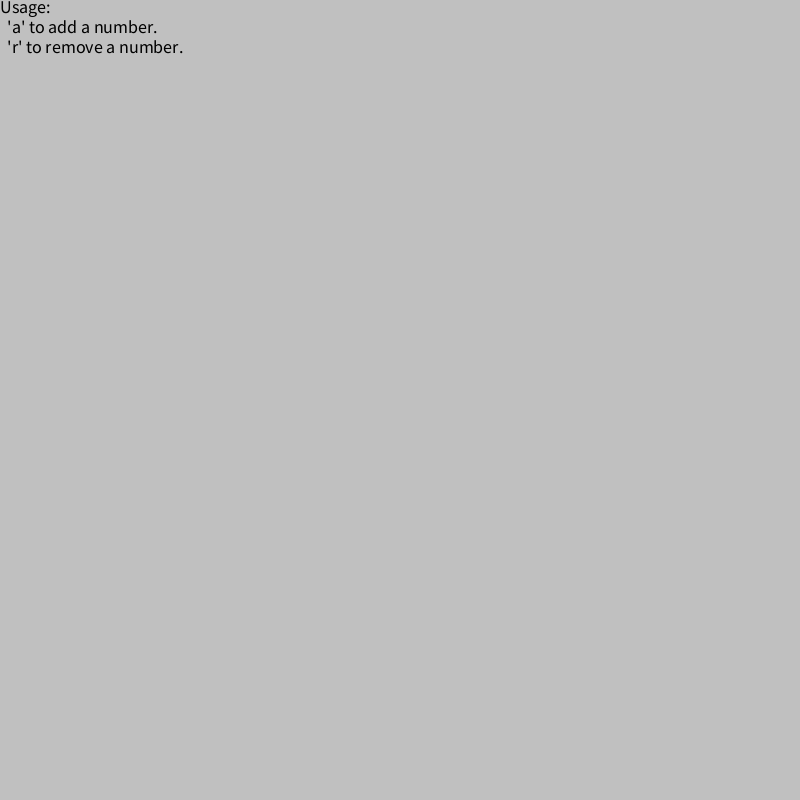
Frame 1 (no input)
Frame 2 (the mouse pressed at the canvas centre, redrawn once): identical to frame 1, image omitted

The Processing sketch that drew this single still picture (run headless with seeded random() and noise(); the mouse was pressed at the canvas centre and the sketch redrawn once):

// Processing sketch: BinaryHeap
// ── BinaryHeap.pde
HeapViewer viewer;

int ARRAY_MAX=15;

int[] array = new int[ARRAY_MAX + 1];
int array_size = 0;

boolean stepForward = false;
boolean commandWaiting = false;
boolean aborted = false;
boolean muso = false;
int command;
int mainDelay = 100;

void setup() {
  size(800, 800);
  randomSeed(0);

  viewer = new HeapViewer();

  noLoop();
  thread("mainloop");
}

void mainloop() {
  redraw();
  while (true) {
    if (muso) {
      commandWaiting = true;
      command = (int)random(2);
    }
    if (commandWaiting) {
      if (command == 0) {
        addElement((int)random(100));
      } else {
        removeElement();
      }
      commandWaiting = false;
    }
    redraw();
    delay(mainDelay);
    if (!validate(array, array_size)) {
      aborted = true;
      redraw();
      break;
    }
  }
}

void step() {
  redraw();
  while (!muso && !stepForward) {
    delay(mainDelay);
  }
  stepForward = false;
}

void draw() {
  if (commandWaiting) {
    background(192, 128, 128);
    drawUsage(true);
  } else {
    background(192);
    drawUsage(false);
  }
  viewer.draw(array, array_size);
  if (aborted) {
    textAlign(CENTER, CENTER);
    textSize(32);
    text("Invalid link detected.", width/2, height/2);
    text("Program aborted.", width/2, height/2 + 32);
  }
}

void drawUsage(boolean percolating) {
  textAlign(LEFT, TOP);
  textSize(18);
  fill(0);
  if (percolating) {
    if (command == 0) {
      text("Percolating up.", 0, 0);
    } else {
      text("Percolating down.", 0, 0);
    }
    text("Push space key to proceed.", 0, 20);
  } else {
    text("Usage:", 0, 0);
    text("  'a' to add a number.", 0, 20);
    text("  'r' to remove a number.", 0, 40);
  }
}

void keyReleased() {
  if (key == ' ' && commandWaiting) {
    stepForward = true;
  } else if (key == 'a') {
    command = 0;
    commandWaiting = true;
  } else if (key == 'r') {
    command = 1;
    commandWaiting = true;
  } else if (key == 'm') {
    muso = !muso;
    mainDelay = (muso)?10:100;
  }
}

boolean validate(int[]a, int a_size) {
  for (int i=1; i<=a_size/2; i++) {
    if (a[i] > a[i*2]) {
      return false;
    }
    if (i*2+1 <= a_size && a[i] > a[i*2+1]) {
      return false;
    }
  }

  return true;
}
// ── HeapViewer.pde
class HeapViewer {
  /* FIXME: This class is specialized for ascending order */
  int circle_r;
  int branch_h;

  int deepest_lmn;
  int[] array;
  int array_size;

  void draw(int [] a, int size) {
    if (size <= 0) {
      return;
    }
    array = a;
    array_size = size;

    int depth = 31 - Integer.numberOfLeadingZeros(a.length - 1);
    deepest_lmn = 1<<depth;

    int t = deepest_lmn * 2 - 1;
    if (t < 3) {
      t = 3;
    }
    circle_r = width / t;

    t = depth + 1;
    if (t < 2) {
      t = 2;
    }
    branch_h = height / t;

    stroke(0);
    textAlign(CENTER, CENTER);
    textSize(circle_r / 2);

    drawLine(1, 0);
    drawElement(1, 0);
  }

  int drawLine(int i, int depth) {
    if (i >= deepest_lmn) {
      return elementPosition(i);
    }

    int x1 = drawLine(i * 2, depth + 1);
    int x2 = drawLine(i * 2 + 1, depth + 1);

    int x = (x1 + x2) / 2;
    int y = depth * branch_h + branch_h / 2;

    if (i * 2 <= array_size) {
      if (array[i] > array[i*2]) {
        stroke(255, 0, 0);
        strokeWeight(3);
      } else {
        stroke(0);
        strokeWeight(1);
      }
      line(x, y, x1, y + branch_h);
    }
    if (i * 2 + 1 <= array_size) {
      if (array[i] > array[i*2+1]) {
        stroke(255, 0, 0);
        strokeWeight(3);
      } else {
        stroke(0);        
        strokeWeight(1);
      }
      line(x, y, x2, y + branch_h);
    }

    return x;
  }

  int drawElement(int i, int depth) {
    int x;

    stroke(0);
    strokeWeight(1);
    if (i >= deepest_lmn) {
      x = elementPosition(i);
    } else {
      int x1 = drawElement(i * 2, depth + 1);
      int x2 = drawElement(i * 2 + 1, depth + 1);
      x = (x1 + x2) / 2;
    }

    int y = depth * branch_h + branch_h / 2;

    if (i <= array_size) {
      fill(255);
      ellipse(x, y, circle_r, circle_r);
      fill(0);
      text(array[i], x, y);
    }

    return x;
  }

  int elementPosition(int i) {
    if (deepest_lmn < 2) {
      return circle_r + circle_r / 2;
    }

    return (i - deepest_lmn) * 2 * circle_r + circle_r / 2;
  }
}

// ── myheap.pde
void addElement(int num) {
  if (array_size >= ARRAY_MAX) {
    println("Heap overflow.");
    return;
  }
  array[array_size + 1] = num;
  array_size++;
  step();

  // Now the time to fix the order of the heap.
  int i = array_size; // let's start from the latest element.
  while (i > 1) {
    int p = i / 2; // parent element
    // Then compare array[p] with array[i], and swap them if needed.
    // When they are swapped, continue this loop. Don't forget to update
    // the value of i.
    // If they are not swapped, just break this loop.
    if (array[p] != array[i]) { //!!! <- correct this expression
      //step();
      break; // Remove this line.
    } else {
      break;
    }
  }
}

void removeElement() {
  if (array_size == 0) {
    println("Heap underflow.");
    return;
  }
  array[1] = array[array_size];
  array_size--;
  step();

  // Now the time to fix the order of the heap.
}
